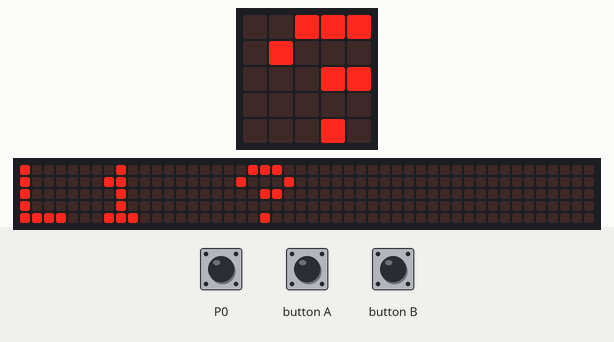
A program run on a simulated BBC micro:bit (MakeCode). Parts: the board's 5×5 LED display, a strip that is not on the board, showing the scrolling text unrolled. The test bench sets the inputs (shaded band). The 48×5 strip is a reading aid, not a part: it shows the text the display is scrolling, unrolled, one strip-width of it at a time.

Above: at 5.0 s.
5.1 s: button A pressed for 3.2 s
At 8.57 s:
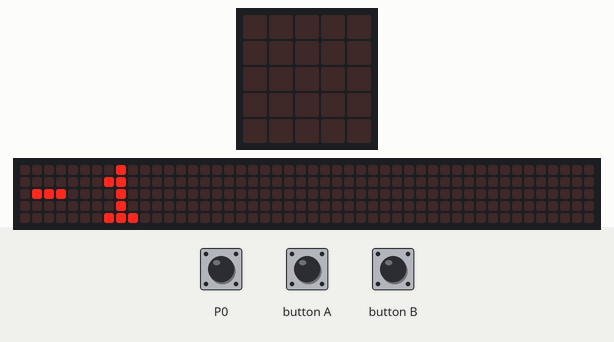
9.8 s: touch pin P0 pressed for 0.15 s
At 10.87 s:
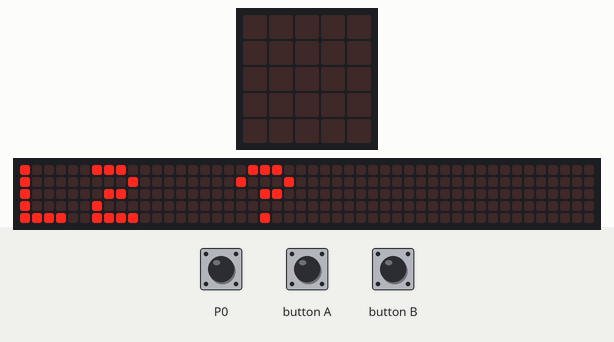
12.3 s: touch pin P0 pressed for 3.2 s
At 21.3 s:
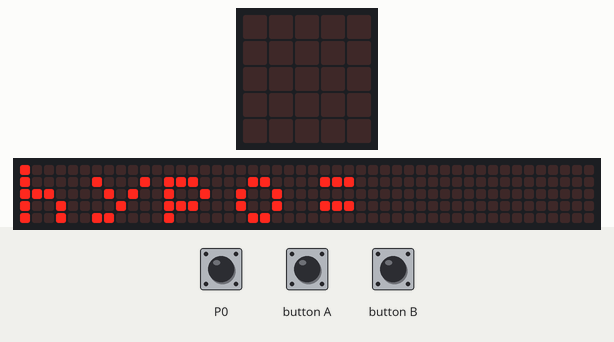

The program:

main.ts
```typescript
function askL2() {

    finished = 0
    while (finished == 0) {
        if (input.buttonIsPressed(Button.B)) {
            leg2 += 1
            basic.showString("" + ("" + leg2))
        }

        if (input.buttonIsPressed(Button.A)) {
            leg2 += -1
            basic.showString("" + ("" + leg2))
        }

        if (input.pinIsPressed(TouchPin.P0)) {
            finished = 1
        }

    }
}

function askL1() {

    finished = 0
    while (finished == 0) {
        if (input.buttonIsPressed(Button.B)) {
            leg1 += 1
            basic.showString("" + ("" + leg1))
        }

        if (input.buttonIsPressed(Button.A)) {
            leg1 += -1
            basic.showString("" + ("" + leg1))
        }

        if (input.pinIsPressed(TouchPin.P0)) {
            finished = 1
        }

    }
}

let finished = 0
let leg2 = 0
let leg1 = 0
basic.showIcon(IconNames.LeftTriangle)
leg1 = 0
leg2 = 0
basic.pause(1000)
basic.showString("L1 ?")
askL1()
basic.pause(1000)
basic.showString("L2 ?")
askL2()
basic.showString("hypo= ")
let hypotenuse = Math.sqrt(leg1 ** 2 + leg2 ** 2)
basic.showString("" + ("" + hypotenuse))
```

test.ts
```typescript
// aquí va el archivo "tests"; esto no se compilará cuando este paquete se utilice como una extensión.
```

Measured:
- after the input at 5.1 s, the display: first differs from a run without the input after 1.0 s (image 1)
- after the input at 9.8 s, the display: changes after 1.0 s (image 2)
- after the input at 12.3 s, the display: first differs from a run without the input after 3.0 s (image 3)
- what the display in image 1 shows lasts 0.4 s, from 8.4 s to 8.8 s
